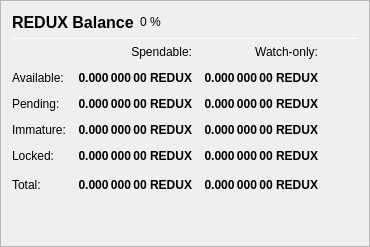
                   <widget class="QFrame" name="frame_Balances">
                    <property name="frameShape">
                     <enum>QFrame::StyledPanel</enum>
                    </property>
                    <property name="frameShadow">
                     <enum>QFrame::Raised</enum>
                    </property>
                    <layout class="QVBoxLayout" name="verticalLayout_4">
                     <item>
                      <layout class="QHBoxLayout" name="horizontalLayout_4">
                       <item>
                        <widget class="QLabel" name="label_5">
                         <property name="minimumSize">
                          <size>
                           <width>0</width>
                           <height>20</height>
                          </size>
                         </property>
                         <property name="font">
                          <font>
                           <pointsize>12</pointsize>
                           <weight>75</weight>
                           <bold>true</bold>
                          </font>
                         </property>
                         <property name="text">
                          <string>REDUX Balance</string>
                         </property>
                        </widget>
                       </item>
                       <item>
                        <widget class="QLabel" name="labelREDUXPercent">
                         <property name="text">
                          <string notr="true">0 %</string>
                         </property>
                        </widget>
                       </item>
                       <item>
                        <spacer name="horizontalSpacer_3">
                         <property name="orientation">
                          <enum>Qt::Horizontal</enum>
                         </property>
                         <property name="sizeHint" stdset="0">
                          <size>
                           <width>40</width>
                           <height>20</height>
                          </size>
                         </property>
                        </spacer>
                       </item>
                      </layout>
                     </item>
                     <item>
                      <widget class="Line" name="line_Balance">
                       <property name="minimumSize">
                        <size>
                         <width>0</width>
                         <height>1</height>
                        </size>
                       </property>
                       <property name="maximumSize">
                        <size>
                         <width>16777215</width>
                         <height>1</height>
                        </size>
                       </property>
                       <property name="orientation">
                        <enum>Qt::Horizontal</enum>
                       </property>
                      </widget>
                     </item>
                     <item>
                      <layout class="QGridLayout" name="gridLayout">
                       <property name="spacing">
                        <number>12</number>
                       </property>
                       <item row="0" column="1">
                        <widget class="QLabel" name="labelSpendable">
                         <property name="text">
                          <string>Spendable:</string>
                         </property>
                         <property name="alignment">
                          <set>Qt::AlignRight|Qt::AlignTrailing|Qt::AlignVCenter</set>
                         </property>
                        </widget>
                       </item>
                       <item row="0" column="2">
                        <widget class="QLabel" name="labelWatchonly">
                         <property name="text">
                          <string>Watch-only:</string>
                         </property>
                         <property name="alignment">
                          <set>Qt::AlignRight|Qt::AlignTrailing|Qt::AlignVCenter</set>
                         </property>
                        </widget>
                       </item>
                       <item row="1" column="0">
                        <widget class="QLabel" name="labelBalanceText">
                         <property name="text">
                          <string>Available:</string>
                         </property>
                        </widget>
                       </item>
                       <item row="1" column="1">
                        <widget class="QLabel" name="labelBalance">
                         <property name="font">
                          <font>
                           <weight>75</weight>
                           <bold>true</bold>
                          </font>
                         </property>
                         <property name="cursor">
                          <cursorShape>IBeamCursor</cursorShape>
                         </property>
                         <property name="toolTip">
                          <string>Your current spendable balance</string>
                         </property>
                         <property name="text">
                          <string notr="true">0.000 000 00 REDUX</string>
                         </property>
                         <property name="alignment">
                          <set>Qt::AlignRight|Qt::AlignTrailing|Qt::AlignVCenter</set>
                         </property>
                         <property name="textInteractionFlags">
                          <set>Qt::LinksAccessibleByMouse|Qt::TextSelectableByKeyboard|Qt::TextSelectableByMouse</set>
                         </property>
                        </widget>
                       </item>
                       <item row="1" column="2">
                        <widget class="QLabel" name="labelWatchAvailable">
                         <property name="font">
                          <font>
                           <weight>75</weight>
                           <bold>true</bold>
                          </font>
                         </property>
                         <property name="cursor">
                          <cursorShape>IBeamCursor</cursorShape>
                         </property>
                         <property name="toolTip">
                          <string>Your current balance in watch-only addresses</string>
                         </property>
                         <property name="text">
                          <string notr="true">0.000 000 00 REDUX</string>
                         </property>
                         <property name="alignment">
                          <set>Qt::AlignRight|Qt::AlignTrailing|Qt::AlignVCenter</set>
                         </property>
                         <property name="textInteractionFlags">
                          <set>Qt::LinksAccessibleByMouse|Qt::TextSelectableByKeyboard|Qt::TextSelectableByMouse</set>
                         </property>
                        </widget>
                       </item>
                       <item row="2" column="0">
                        <widget class="QLabel" name="labelPendingText">
                         <property name="text">
                          <string>Pending:</string>
                         </property>
                        </widget>
                       </item>
                       <item row="2" column="1">
                        <widget class="QLabel" name="labelUnconfirmed">
                         <property name="font">
                          <font>
                           <weight>75</weight>
                           <bold>true</bold>
                          </font>
                         </property>
                         <property name="cursor">
                          <cursorShape>IBeamCursor</cursorShape>
                         </property>
                         <property name="toolTip">
                          <string>Total of transactions that have yet to be confirmed, and do not yet count toward the spendable balance</string>
                         </property>
                         <property name="text">
                          <string notr="true">0.000 000 00 REDUX</string>
                         </property>
                         <property name="alignment">
                          <set>Qt::AlignRight|Qt::AlignTrailing|Qt::AlignVCenter</set>
                         </property>
                         <property name="textInteractionFlags">
                          <set>Qt::LinksAccessibleByMouse|Qt::TextSelectableByKeyboard|Qt::TextSelectableByMouse</set>
                         </property>
                        </widget>
                       </item>
                       <item row="2" column="2">
                        <widget class="QLabel" name="labelWatchPending">
                         <property name="font">
                          <font>
                           <weight>75</weight>
                           <bold>true</bold>
                          </font>
                         </property>
                         <property name="cursor">
                          <cursorShape>IBeamCursor</cursorShape>
                         </property>
                         <property name="toolTip">
                          <string>Unconfirmed transactions to watch-only addresses</string>
                         </property>
                         <property name="text">
                          <string notr="true">0.000 000 00 REDUX</string>
                         </property>
                         <property name="alignment">
                          <set>Qt::AlignRight|Qt::AlignTrailing|Qt::AlignVCenter</set>
                         </property>
                         <property name="textInteractionFlags">
                          <set>Qt::LinksAccessibleByMouse|Qt::TextSelectableByKeyboard|Qt::TextSelectableByMouse</set>
                         </property>
                        </widget>
                       </item>
                       <item row="3" column="0">
                        <widget class="QLabel" name="labelImmatureText">
                         <property name="text">
                          <string>Immature:</string>
                         </property>
                        </widget>
                       </item>
                       <item row="3" column="1">
                        <widget class="QLabel" name="labelImmature">
                         <property name="font">
                          <font>
                           <weight>75</weight>
                           <bold>true</bold>
                          </font>
                         </property>
                         <property name="cursor">
                          <cursorShape>IBeamCursor</cursorShape>
                         </property>
                         <property name="toolTip">
                          <string>Staked or masternode rewards that has not yet matured</string>
                         </property>
                         <property name="text">
                          <string notr="true">0.000 000 00 REDUX</string>
                         </property>
                         <property name="alignment">
                          <set>Qt::AlignRight|Qt::AlignTrailing|Qt::AlignVCenter</set>
                         </property>
                         <property name="textInteractionFlags">
                          <set>Qt::LinksAccessibleByMouse|Qt::TextSelectableByKeyboard|Qt::TextSelectableByMouse</set>
                         </property>
                        </widget>
                       </item>
                       <item row="3" column="2">
                        <widget class="QLabel" name="labelWatchImmature">
                         <property name="font">
                          <font>
                           <weight>75</weight>
                           <bold>true</bold>
                          </font>
                         </property>
                         <property name="cursor">
                          <cursorShape>IBeamCursor</cursorShape>
                         </property>
                         <property name="toolTip">
                          <string>Staked or masternode rewards in watch-only addresses that has not yet matured</string>
                         </property>
                         <property name="text">
                          <string notr="true">0.000 000 00 REDUX</string>
                         </property>
                         <property name="alignment">
                          <set>Qt::AlignRight|Qt::AlignTrailing|Qt::AlignVCenter</set>
                         </property>
                         <property name="textInteractionFlags">
                          <set>Qt::LinksAccessibleByMouse|Qt::TextSelectableByKeyboard|Qt::TextSelectableByMouse</set>
                         </property>
                        </widget>
                       </item>
                       <item row="4" column="0">
                        <widget class="QLabel" name="labelLockedBalanceText">
                         <property name="toolTip">
                          <string>Locked REDUX or Masternode collaterals. These are excluded from zREDUX minting.</string>
                         </property>
                         <property name="text">
                          <string>Locked:</string>
                         </property>
                        </widget>
                       </item>
                       <item row="4" column="1">
                        <widget class="QLabel" name="labelLockedBalance">
                         <property name="font">
                          <font>
                           <weight>75</weight>
                           <bold>true</bold>
                          </font>
                         </property>
                         <property name="cursor">
                          <cursorShape>IBeamCursor</cursorShape>
                         </property>
                         <property name="toolTip">
                          <string>Locked REDUX or Masternode collaterals. These are excluded from zREDUX minting.</string>
                         </property>
                         <property name="text">
                          <string notr="true">0.000 000 00 REDUX</string>
                         </property>
                         <property name="alignment">
                          <set>Qt::AlignRight|Qt::AlignTrailing|Qt::AlignVCenter</set>
                         </property>
                         <property name="textInteractionFlags">
                          <set>Qt::LinksAccessibleByMouse|Qt::TextSelectableByKeyboard|Qt::TextSelectableByMouse</set>
                         </property>
                        </widget>
                       </item>
                       <item row="4" column="2">
                        <widget class="QLabel" name="labelWatchLocked">
                         <property name="font">
                          <font>
                           <weight>75</weight>
                           <bold>true</bold>
                          </font>
                         </property>
                         <property name="cursor">
                          <cursorShape>IBeamCursor</cursorShape>
                         </property>
                         <property name="toolTip">
                          <string>Current locked balance in watch-only addresses</string>
                         </property>
                         <property name="text">
                          <string notr="true">0.000 000 00 REDUX</string>
                         </property>
                         <property name="alignment">
                          <set>Qt::AlignRight|Qt::AlignTrailing|Qt::AlignVCenter</set>
                         </property>
                         <property name="textInteractionFlags">
                          <set>Qt::LinksAccessibleByMouse|Qt::TextSelectableByKeyboard|Qt::TextSelectableByMouse</set>
                         </property>
                        </widget>
                       </item>
                       <item row="5" column="0">
                        <widget class="QLabel" name="labelTotalText">
                         <property name="toolTip">
                          <string>Your current Redux balance, unconfirmed and immature transactions included</string>
                         </property>
                         <property name="text">
                          <string>Total:</string>
                         </property>
                        </widget>
                       </item>
                       <item row="5" column="1">
                        <widget class="QLabel" name="labelTotal">
                         <property name="font">
                          <font>
                           <weight>75</weight>
                           <bold>true</bold>
                          </font>
                         </property>
                         <property name="cursor">
                          <cursorShape>IBeamCursor</cursorShape>
                         </property>
                         <property name="toolTip">
                          <string>Your current Redux balance, unconfirmed and immature transactions included</string>
                         </property>
                         <property name="text">
                          <string notr="true">0.000 000 00 REDUX</string>
                         </property>
                         <property name="alignment">
                          <set>Qt::AlignRight|Qt::AlignTrailing|Qt::AlignVCenter</set>
                         </property>
                         <property name="textInteractionFlags">
                          <set>Qt::LinksAccessibleByMouse|Qt::TextSelectableByKeyboard|Qt::TextSelectableByMouse</set>
                         </property>
                        </widget>
                       </item>
                       <item row="5" column="2">
                        <widget class="QLabel" name="labelWatchTotal">
                         <property name="font">
                          <font>
                           <weight>75</weight>
                           <bold>true</bold>
                          </font>
                         </property>
                         <property name="cursor">
                          <cursorShape>IBeamCursor</cursorShape>
                         </property>
                         <property name="toolTip">
                          <string>Current total balance in watch-only addresses</string>
                         </property>
                         <property name="text">
                          <string notr="true">0.000 000 00 REDUX</string>
                         </property>
                         <property name="alignment">
                          <set>Qt::AlignRight|Qt::AlignTrailing|Qt::AlignVCenter</set>
                         </property>
                         <property name="textInteractionFlags">
                          <set>Qt::LinksAccessibleByMouse|Qt::TextSelectableByKeyboard|Qt::TextSelectableByMouse</set>
                         </property>
                        </widget>
                       </item>
                       <item row="5" column="3">
                        <spacer name="horizontalSpacer_9">
                         <property name="orientation">
                          <enum>Qt::Horizontal</enum>
                         </property>
                         <property name="sizeHint" stdset="0">
                          <size>
                           <width>40</width>
                           <height>20</height>
                          </size>
                         </property>
                        </spacer>
                       </item>
                      </layout>
                     </item>
                     <item>
                      <spacer name="verticalSpacer_3">
                       <property name="orientation">
                        <enum>Qt::Vertical</enum>
                       </property>
                       <property name="sizeHint" stdset="0">
                        <size>
                         <width>20</width>
                         <height>40</height>
                        </size>
                       </property>
                      </spacer>
                     </item>
                    </layout>
                   </widget>
